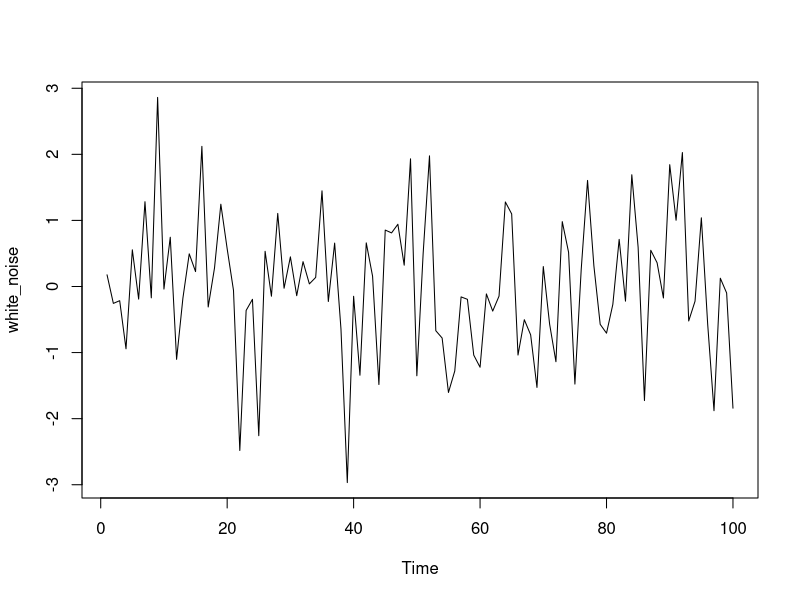
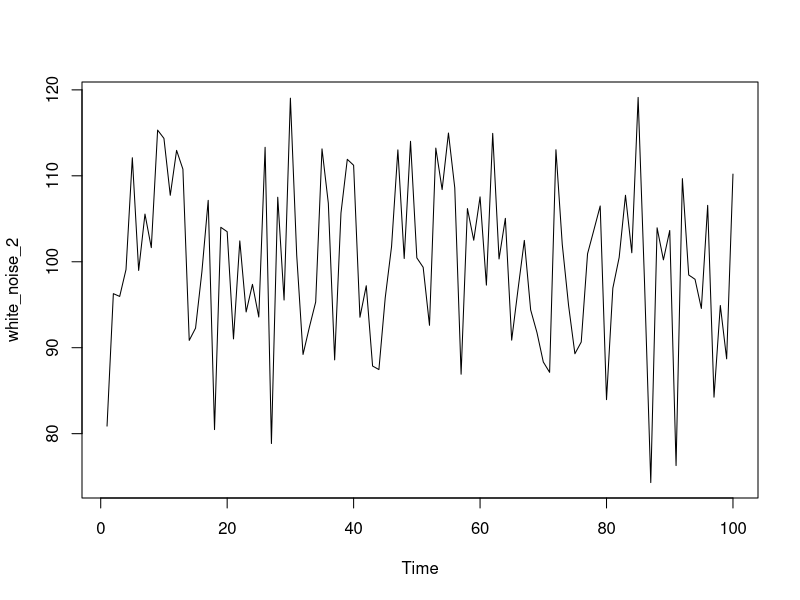
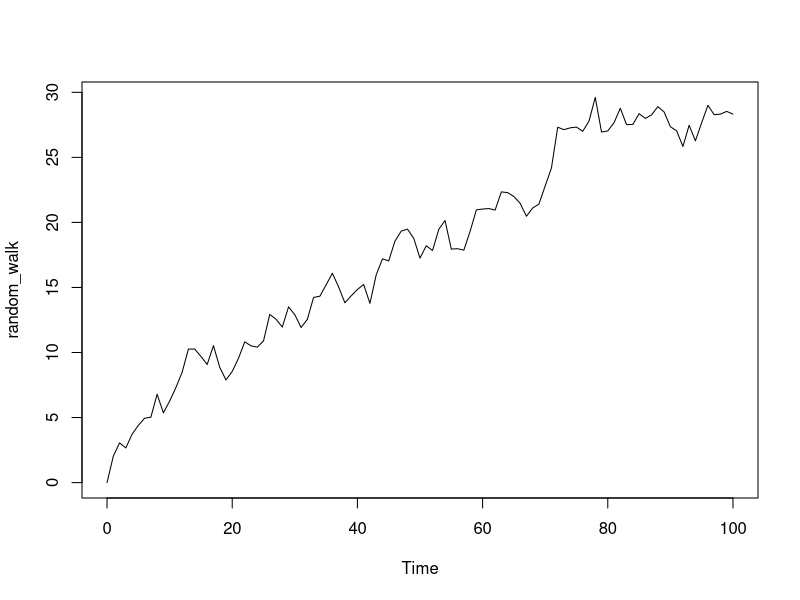
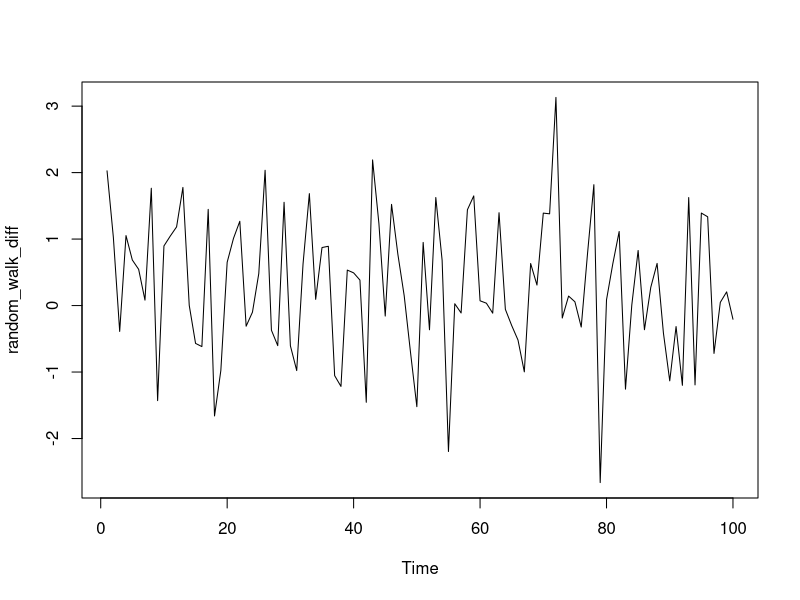
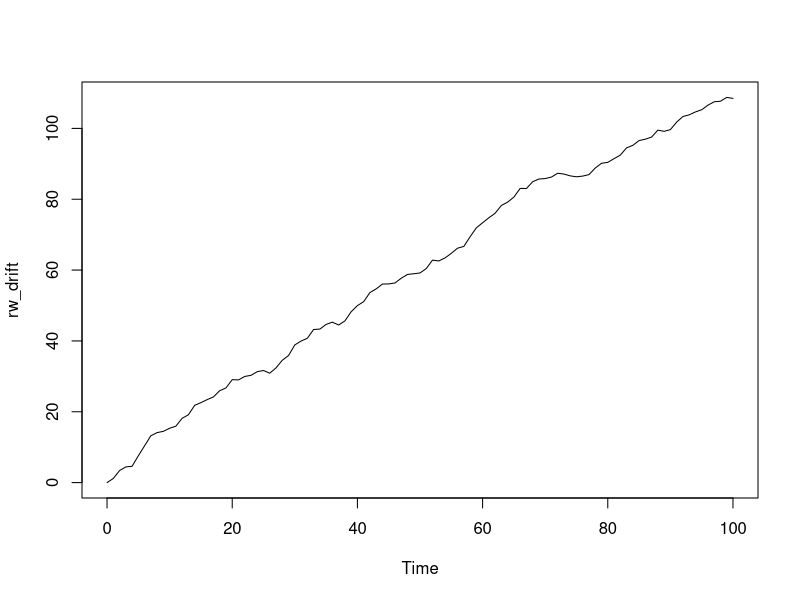
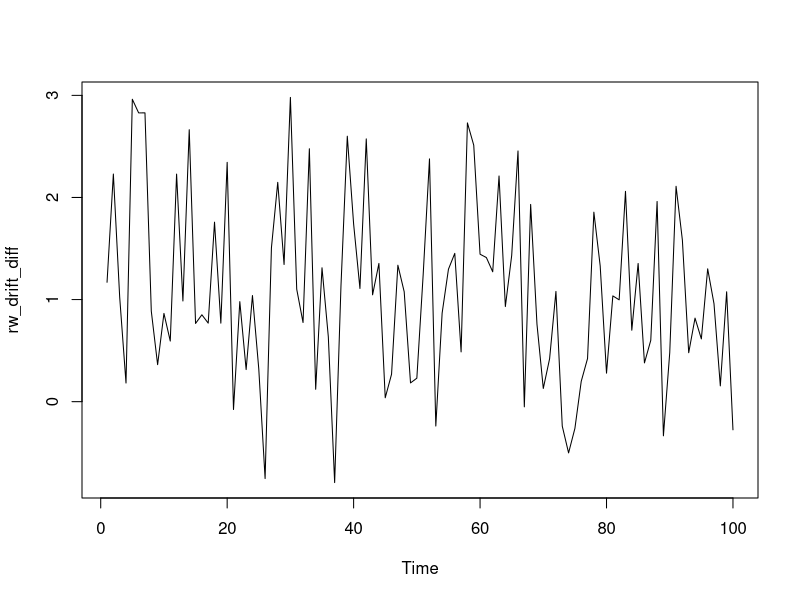
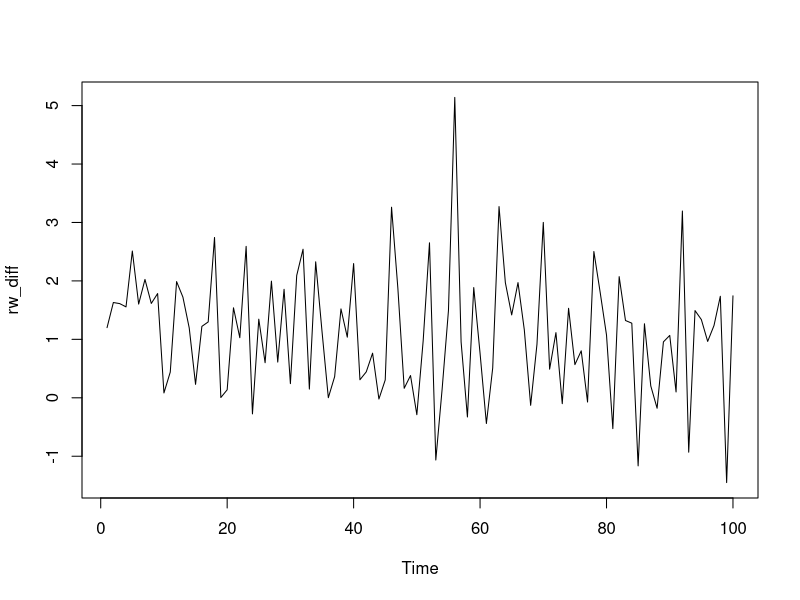
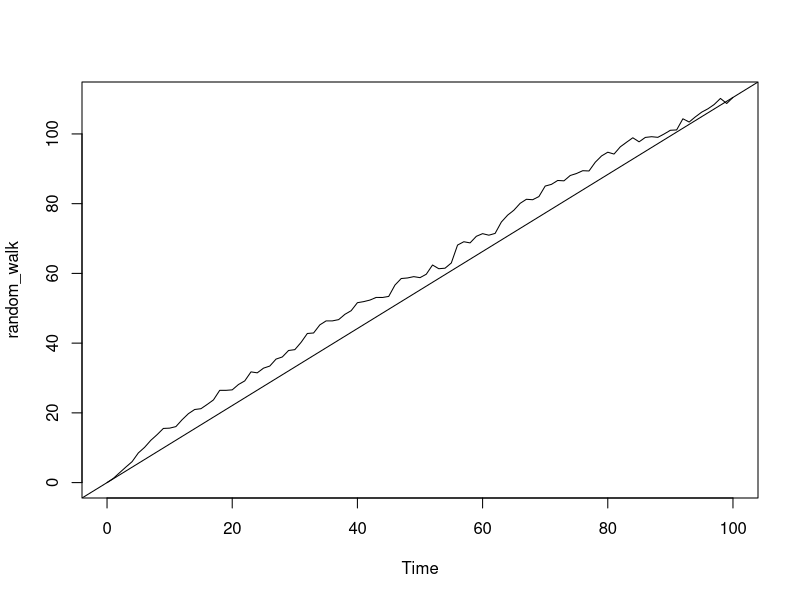

Write R code to recreate these figures, in order.
# Datacamp example time series on predicting the future

# Simulate white noise with 100 observations
white_noise <- arima.sim(model = list(order=c(0,0,0)), n =100)

# Plot your white_noise data
ts.plot(white_noise)

# Simulate from the WN model with: mean = 100, sd = 10
white_noise_2 <- arima.sim(model = list(order=c(0,0,0)), n = 100, mean = 100, sd = 10)

# Plot your white_noise_2 data
ts.plot(white_noise_2)
arima(white_noise, order = c(0, 0, 0))

# Generate a RW model using arima.sim
random_walk <- arima.sim(model = list(order = c(0,1,0)), n = 100)

# Plot random_walk
ts.plot(random_walk)

# Calculate the first difference series
random_walk_diff <- diff(random_walk)

# Plot random_walk_diff
ts.plot(random_walk_diff)

# Generate a RW model with a drift uing arima.sim
rw_drift <- arima.sim(model = list(order=c(0,1,0)), n = 100, mean = 1)

# Plot rw_drift
ts.plot(rw_drift)

# Calculate the first difference series
rw_drift_diff <- diff(rw_drift)

# Plot rw_drift_diff
ts.plot(rw_drift_diff)


random_walk <- arima.sim(model = list(order = c(0,1,0)), n = 100, mean=1)
# Difference your random_walk data
rw_diff <- diff(random_walk)

# Plot rw_diff
ts.plot(rw_diff)

# Now fit the WN model to the differenced data
model_wn <-arima(order = c(0,0,0), x = rw_diff)

# Store the value of the estimated time trend (intercept)
int_wn <- model_wn$coef

# Plot the original random_walk data
ts.plot(random_walk)

# Use abline(0, ...) to add time trend to the figure
abline(0, int_wn)


# Use arima.sim() to generate WN data
white_noise <- arima.sim(model= list(order = c(0,0,0)), n =100)
  
# Use cumsum() to convert your WN data to RW
random_walk <- cumsum(white_noise)

# Use arima.sim() to generate WN drift data
wn_drift <- arima.sim(model = list(order = c(0,0,0)), n=100, mean = .4)
  
# Use cumsum() to convert your WN drift data to RW
rw_drift <- cumsum(wn_drift)
  
# Plot all four data objects
plot.ts(cbind(white_noise, random_walk, wn_drift, rw_drift))


